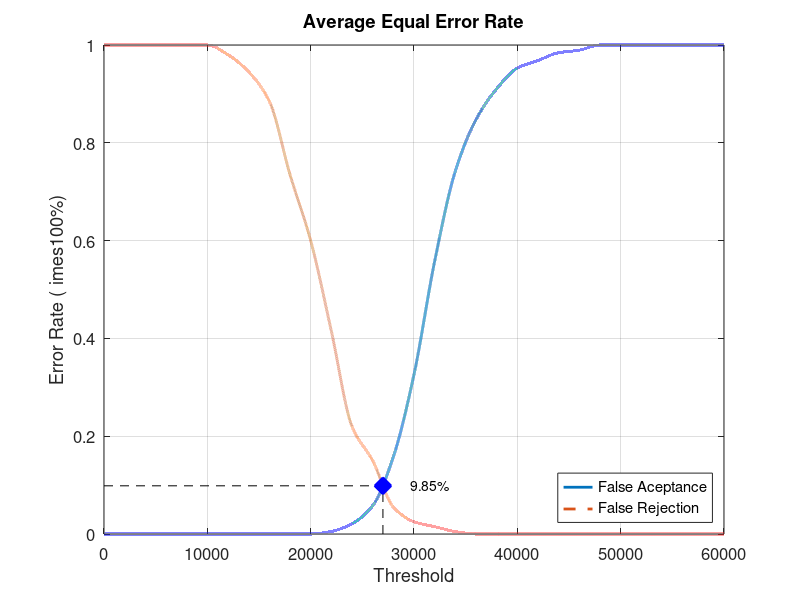
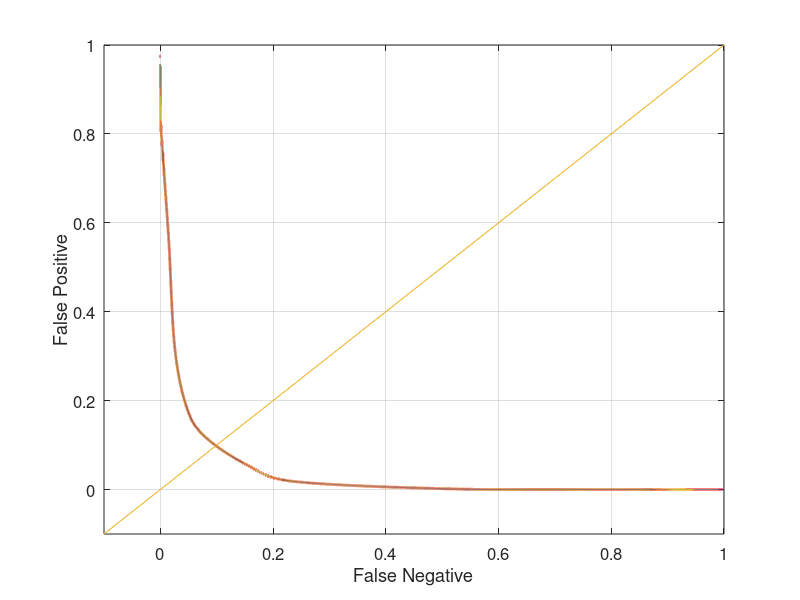

Recreate these plots in MATLAB, in order.
close all;
clear;
clc;
x = 0:2000:60000;
xq = 0:0.5:60000;

y0 = [0 0 0 0 0 0 0 0 0 0 0 0.00526316 0.0210526 0.0578947 0.157895 0.326316 0.557895 0.742105 0.847368 0.910526 0.952632 0.968421 0.984211 0.989474 1 1 1 1 1 1 1]
yy0 = interp1(x, y0, xq, 'pchip');
y1 = [1 1 1 1 1 1 0.98 0.945 0.885 0.735 0.6 0.415 0.22 0.15 0.055 0.025 0.015 0.005 0 0 0 0 0 0 0 0 0 0 0 0 0]
yy1 = interp1(x, y1, xq, 'pchip');

% Calculating EER: 
y2 = abs(y0 - y1);
find(y2 == min(y2))
yy2 = abs(yy0 - yy1);
xEER = find(yy2 == min(yy2));
xEERIndex = xq(xEER) % X-axis EER
yEER = yy0(xEER) % Y-axis EER

main = figure
plot(xq, yy0,'-','LineWidth', 2);	hold on
plot(xq, yy1,'--','LineWidth', 2);	hold on
plot([xEERIndex xEERIndex], [0 yEER], 'k--');	hold on
plot([0 xEERIndex], [yEER yEER], 'k--');	hold on
plot(xEERIndex, yEER, 'bx', 'LineWidth', 10);	hold on
text(xEERIndex + 10 * xEERIndex / 100, yEER, [num2str(round((10000 * yEER)) / 100) '%'])
legend('False Aceptance', 'False Rejection', 'Location', 'SouthEast')
xlabel('Threshold')
ylabel('Error Rate (	imes100%)')
title('Average Equal Error Rate')
set(gca, 'FontSize', 12)
axis([0 60000 0 1])
grid on

print(main, 'Database2_2Main', '-dpng');
FNRxFPR = figure('Color', [1 1 1]);
plot(yy1, yy0, '-', yy1, yy0, 'LineWidth', 2);
hold on
y = -0.1:0.1:1
plot(y, y); 
set(gca, 'FontSize', 12)
xlabel('False Negative')
ylabel('False Positive')
axis([-0.1 1 -0.1 1])
set(gca, 'FontSize', 12)
grid on

print(FNRxFPR, 'Database2_2FNRxFPR','-dpng');
